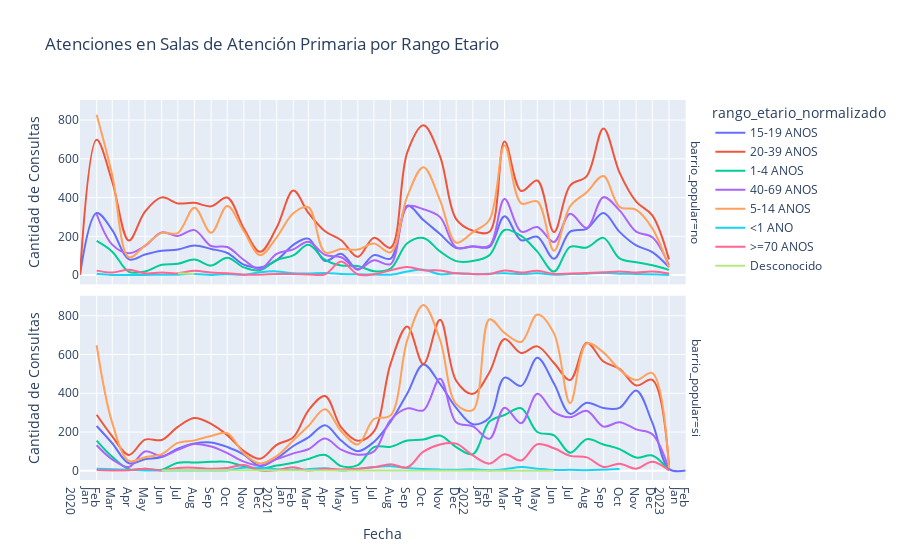

Notebook cell for this chart:
### Code cell
import pandas as pd
import plotly.express as px

# Agrupa por 'rango_etario_normalizado', 'fecha' y 'barrio_popular', y suma las 'consulta_cantidad'
resultado = df.groupby([df['fecha'].dt.to_period('M'), 'rango_etario_normalizado', 'barrio_popular'])['consulta_cantidad'].sum().reset_index()

# Convertir 'fecha' de nuevo a datetime
resultado['fecha'] = resultado['fecha'].dt.to_timestamp()

# Crear un gráfico de líneas
fig = px.line(
    resultado,
    x='fecha',
    y='consulta_cantidad',
    color='rango_etario_normalizado',  # Cambiar aquí para usar 'rango_etario_normalizado' como color
    facet_row='barrio_popular',  # Separar los gráficos por filas según 'barrio_popular'
    title='Atenciones en Salas de Atención Primaria por Rango Etario',
    labels={'consulta_cantidad': 'Cantidad de Consultas', 'fecha': 'Fecha'},
)

# Configurando el eje X para que muestre un tick para cada mes
fig.update_xaxes(
    dtick="M1",  # Cada mes
    tickformat="%b\n%Y"  # Formato "Mes\nAño"
)

# Actualizar las líneas para que sean suaves
fig.update_traces(
    line=dict(shape='spline')  # spline para suavizar la línea
)

# Mostrar el gráfico
fig.show()

### Figure 1 — Plotly figure (JSON) as saved in the notebook; plotly's stock layout.template omitted (floating-point values rounded to 4 significant figures)
{"data": [{"hovertemplate": "rango_etario_normalizado=15-19 ANOS<br>barrio_popular=no<br>Fecha=%{x}<br>Cantidad de Consultas=%{y}<extra></extra>", "legendgroup": "15-19 ANOS", "line": {"color": "#636efa", "dash": "solid", "shape": "spline"}, "marker": {"symbol": "circle"}, "mode": "lines", "name": "15-19 ANOS", "orientation": "v", "showlegend": true, "type": "scatter", "x": ["2020-01-01T00:00:00", "2020-02-01T00:00:00", "2020-03-01T00:00:00", "2020-04-01T00:00:00", "2020-05-01T00:00:00", "2020-06-01T00:00:00", "2020-07-01T00:00:00", "2020-08-01T00:00:00", "2020-09-01T00:00:00", "2020-10-01T00:00:00", "2020-11-01T00:00:00", "2020-12-01T00:00:00", "2021-01-01T00:00:00", "2021-02-01T00:00:00", "2021-03-01T00:00:00", "2021-04-01T00:00:00", "2021-05-01T00:00:00", "2021-06-01T00:00:00", "2021-07-01T00:00:00", "2021-08-01T00:00:00", "2021-09-01T00:00:00", "2021-10-01T00:00:00", "2021-11-01T00:00:00", "2021-12-01T00:00:00", "2022-01-01T00:00:00", "2022-02-01T00:00:00", "2022-03-01T00:00:00", "2022-04-01T00:00:00", "2022-05-01T00:00:00", "2022-06-01T00:00:00", "2022-07-01T00:00:00", "2022-08-01T00:00:00", "2022-09-01T00:00:00", "2022-10-01T00:00:00", "2022-11-01T00:00:00", "2022-12-01T00:00:00", "2023-01-01T00:00:00"], "xaxis": "x2", "y": [2, 320, 232, 81, 106, 125, 132, 153, 135, 114, 54, 39, 77, 156, 188, 73, 110, 28, 103, 85, 358, 284, 212, 140, 147, 146, 303, 180, 198, 84, 224, 239, 320, 223, 153, 119, 41], "yaxis": "y2"}, {"hovertemplate": "rango_etario_normalizado=15-19 ANOS<br>barrio_popular=si<br>Fecha=%{x}<br>Cantidad de Consultas=%{y}<extra></extra>", "legendgroup": "15-19 ANOS", "line": {"color": "#636efa", "dash": "solid", "shape": "spline"}, "marker": {"symbol": "circle"}, "mode": "lines", "name": "15-19 ANOS", "orientation": "v", "showlegend": false, "type": "scatter", "x": ["2020-02-01T00:00:00", "2020-03-01T00:00:00", "2020-04-01T00:00:00", "2020-05-01T00:00:00", "2020-06-01T00:00:00", "2020-07-01T00:00:00", "2020-08-01T00:00:00", "2020-09-01T00:00:00", "2020-10-01T00:00:00", "2020-11-01T00:00:00", "2020-12-01T00:00:00", "2021-01-01T00:00:00", "2021-02-01T00:00:00", "2021-03-01T00:00:00", "2021-04-01T00:00:00", "2021-05-01T00:00:00", "2021-06-01T00:00:00", "2021-07-01T00:00:00", "2021-08-01T00:00:00", "2021-09-01T00:00:00", "2021-10-01T00:00:00", "2021-11-01T00:00:00", "2021-12-01T00:00:00", "2022-01-01T00:00:00", "2022-02-01T00:00:00", "2022-03-01T00:00:00", "2022-04-01T00:00:00", "2022-05-01T00:00:00", "2022-06-01T00:00:00", "2022-07-01T00:00:00", "2022-08-01T00:00:00", "2022-09-01T00:00:00", "2022-10-01T00:00:00", "2022-11-01T00:00:00", "2022-12-01T00:00:00", "2023-01-01T00:00:00", "2023-02-01T00:00:00"], "xaxis": "x", "y": [231, 142, 39, 59, 71, 114, 141, 146, 123, 84, 24, 64, 128, 172, 235, 156, 101, 149, 254, 399, 549, 448, 325, 240, 274, 481, 438, 583, 450, 294, 351, 324, 325, 414, 248, 10, 1], "yaxis": "y"}, {"hovertemplate": "rango_etario_normalizado=20-39 ANOS<br>barrio_popular=no<br>Fecha=%{x}<br>Cantidad de Consultas=%{y}<extra></extra>", "legendgroup": "20-39 ANOS", "line": {"color": "#EF553B", "dash": "solid", "shape": "spline"}, "marker": {"symbol": "circle"}, "mode": "lines", "name": "20-39 ANOS", "orientation": "v", "showlegend": true, "type": "scatter", "x": ["2020-01-01T00:00:00", "2020-02-01T00:00:00", "2020-03-01T00:00:00", "2020-04-01T00:00:00", "2020-05-01T00:00:00", "2020-06-01T00:00:00", "2020-07-01T00:00:00", "2020-08-01T00:00:00", "2020-09-01T00:00:00", "2020-10-01T00:00:00", "2020-11-01T00:00:00", "2020-12-01T00:00:00", "2021-01-01T00:00:00", "2021-02-01T00:00:00", "2021-03-01T00:00:00", "2021-04-01T00:00:00", "2021-05-01T00:00:00", "2021-06-01T00:00:00", "2021-07-01T00:00:00", "2021-08-01T00:00:00", "2021-09-01T00:00:00", "2021-10-01T00:00:00", "2021-11-01T00:00:00", "2021-12-01T00:00:00", "2022-01-01T00:00:00", "2022-02-01T00:00:00", "2022-03-01T00:00:00", "2022-04-01T00:00:00", "2022-05-01T00:00:00", "2022-06-01T00:00:00", "2022-07-01T00:00:00", "2022-08-01T00:00:00", "2022-09-01T00:00:00", "2022-10-01T00:00:00", "2022-11-01T00:00:00", "2022-12-01T00:00:00", "2023-01-01T00:00:00"], "xaxis": "x2", "y": [2, 698, 482, 178, 328, 401, 370, 373, 355, 400, 240, 120, 245, 436, 321, 226, 180, 94, 192, 141, 633, 773, 613, 289, 229, 224, 689, 434, 488, 222, 462, 511, 757, 529, 379, 308, 81], "yaxis": "y2"}, {"hovertemplate": "rango_etario_normalizado=20-39 ANOS<br>barrio_popular=si<br>Fecha=%{x}<br>Cantidad de Consultas=%{y}<extra></extra>", "legendgroup": "20-39 ANOS", "line": {"color": "#EF553B", "dash": "solid", "shape": "spline"}, "marker": {"symbol": "circle"}, "mode": "lines", "name": "20-39 ANOS", "orientation": "v", "showlegend": false, "type": "scatter", "x": ["2020-02-01T00:00:00", "2020-03-01T00:00:00", "2020-04-01T00:00:00", "2020-05-01T00:00:00", "2020-06-01T00:00:00", "2020-07-01T00:00:00", "2020-08-01T00:00:00", "2020-09-01T00:00:00", "2020-10-01T00:00:00", "2020-11-01T00:00:00", "2020-12-01T00:00:00", "2021-01-01T00:00:00", "2021-02-01T00:00:00", "2021-03-01T00:00:00", "2021-04-01T00:00:00", "2021-05-01T00:00:00", "2021-06-01T00:00:00", "2021-07-01T00:00:00", "2021-08-01T00:00:00", "2021-09-01T00:00:00", "2021-10-01T00:00:00", "2021-11-01T00:00:00", "2021-12-01T00:00:00", "2022-01-01T00:00:00", "2022-02-01T00:00:00", "2022-03-01T00:00:00", "2022-04-01T00:00:00", "2022-05-01T00:00:00", "2022-06-01T00:00:00", "2022-07-01T00:00:00", "2022-08-01T00:00:00", "2022-09-01T00:00:00", "2022-10-01T00:00:00", "2022-11-01T00:00:00", "2022-12-01T00:00:00", "2023-01-01T00:00:00"], "xaxis": "x", "y": [289, 178, 82, 161, 159, 227, 272, 242, 184, 102, 62, 134, 173, 311, 386, 224, 155, 203, 553, 745, 551, 779, 465, 397, 509, 680, 608, 642, 556, 468, 661, 564, 526, 440, 469, 30], "yaxis": "y"}, {"hovertemplate": "rango_etario_normalizado=1-4 ANOS<br>barrio_popular=no<br>Fecha=%{x}<br>Cantidad de Consultas=%{y}<extra></extra>", "legendgroup": "1-4 ANOS", "line": {"color": "#00cc96", "dash": "solid", "shape": "spline"}, "marker": {"symbol": "circle"}, "mode": "lines", "name": "1-4 ANOS", "orientation": "v", "showlegend": true, "type": "scatter", "x": ["2020-02-01T00:00:00", "2020-03-01T00:00:00", "2020-04-01T00:00:00", "2020-05-01T00:00:00", "2020-06-01T00:00:00", "2020-07-01T00:00:00", "2020-08-01T00:00:00", "2020-09-01T00:00:00", "2020-10-01T00:00:00", "2020-11-01T00:00:00", "2020-12-01T00:00:00", "2021-01-01T00:00:00", "2021-02-01T00:00:00", "2021-03-01T00:00:00", "2021-04-01T00:00:00", "2021-05-01T00:00:00", "2021-06-01T00:00:00", "2021-07-01T00:00:00", "2021-08-01T00:00:00", "2021-09-01T00:00:00", "2021-10-01T00:00:00", "2021-11-01T00:00:00", "2021-12-01T00:00:00", "2022-01-01T00:00:00", "2022-02-01T00:00:00", "2022-03-01T00:00:00", "2022-04-01T00:00:00", "2022-05-01T00:00:00", "2022-06-01T00:00:00", "2022-07-01T00:00:00", "2022-08-01T00:00:00", "2022-09-01T00:00:00", "2022-10-01T00:00:00", "2022-11-01T00:00:00", "2022-12-01T00:00:00", "2023-01-01T00:00:00"], "xaxis": "x2", "y": [176, 121, 17, 19, 53, 58, 80, 49, 90, 40, 25, 78, 102, 156, 79, 50, 47, 20, 34, 164, 191, 122, 72, 73, 103, 233, 202, 121, 18, 146, 142, 192, 86, 66, 51, 27], "yaxis": "y2"}, {"hovertemplate": "rango_etario_normalizado=1-4 ANOS<br>barrio_popular=si<br>Fecha=%{x}<br>Cantidad de Consultas=%{y}<extra></extra>", "legendgroup": "1-4 ANOS", "line": {"color": "#00cc96", "dash": "solid", "shape": "spline"}, "marker": {"symbol": "circle"}, "mode": "lines", "name": "1-4 ANOS", "orientation": "v", "showlegend": false, "type": "scatter", "x": ["2020-02-01T00:00:00", "2020-03-01T00:00:00", "2020-04-01T00:00:00", "2020-05-01T00:00:00", "2020-06-01T00:00:00", "2020-07-01T00:00:00", "2020-08-01T00:00:00", "2020-09-01T00:00:00", "2020-10-01T00:00:00", "2020-11-01T00:00:00", "2020-12-01T00:00:00", "2021-01-01T00:00:00", "2021-02-01T00:00:00", "2021-03-01T00:00:00", "2021-04-01T00:00:00", "2021-05-01T00:00:00", "2021-06-01T00:00:00", "2021-07-01T00:00:00", "2021-08-01T00:00:00", "2021-09-01T00:00:00", "2021-10-01T00:00:00", "2021-11-01T00:00:00", "2021-12-01T00:00:00", "2022-01-01T00:00:00", "2022-02-01T00:00:00", "2022-03-01T00:00:00", "2022-04-01T00:00:00", "2022-05-01T00:00:00", "2022-06-01T00:00:00", "2022-07-01T00:00:00", "2022-08-01T00:00:00", "2022-09-01T00:00:00", "2022-10-01T00:00:00", "2022-11-01T00:00:00", "2022-12-01T00:00:00", "2023-01-01T00:00:00"], "xaxis": "x", "y": [156, 72, 8, 10, 6, 42, 43, 46, 46, 23, 10, 27, 41, 61, 82, 24, 29, 122, 124, 156, 161, 182, 122, 86, 254, 288, 323, 200, 183, 93, 163, 136, 112, 68, 79, 2], "yaxis": "y"}, {"hovertemplate": "rango_etario_normalizado=40-69 ANOS<br>barrio_popular=no<br>Fecha=%{x}<br>Cantidad de Consultas=%{y}<extra></extra>", "legendgroup": "40-69 ANOS", "line": {"color": "#ab63fa", "dash": "solid", "shape": "spline"}, "marker": {"symbol": "circle"}, "mode": "lines", "name": "40-69 ANOS", "orientation": "v", "showlegend": true, "type": "scatter", "x": ["2020-02-01T00:00:00", "2020-03-01T00:00:00", "2020-04-01T00:00:00", "2020-05-01T00:00:00", "2020-06-01T00:00:00", "2020-07-01T00:00:00", "2020-08-01T00:00:00", "2020-09-01T00:00:00", "2020-10-01T00:00:00", "2020-11-01T00:00:00", "2020-12-01T00:00:00", "2021-01-01T00:00:00", "2021-02-01T00:00:00", "2021-03-01T00:00:00", "2021-04-01T00:00:00", "2021-05-01T00:00:00", "2021-06-01T00:00:00", "2021-07-01T00:00:00", "2021-08-01T00:00:00", "2021-09-01T00:00:00", "2021-10-01T00:00:00", "2021-11-01T00:00:00", "2021-12-01T00:00:00", "2022-01-01T00:00:00", "2022-02-01T00:00:00", "2022-03-01T00:00:00", "2022-04-01T00:00:00", "2022-05-01T00:00:00", "2022-06-01T00:00:00", "2022-07-01T00:00:00", "2022-08-01T00:00:00", "2022-09-01T00:00:00", "2022-10-01T00:00:00", "2022-11-01T00:00:00", "2022-12-01T00:00:00", "2023-01-01T00:00:00"], "xaxis": "x2", "y": [314, 157, 113, 151, 220, 202, 232, 150, 145, 78, 30, 109, 133, 172, 104, 92, 32, 76, 57, 353, 340, 299, 143, 149, 152, 393, 224, 248, 171, 316, 243, 402, 334, 224, 195, 52], "yaxis": "y2"}, {"hovertemplate": "rango_etario_normalizado=40-69 ANOS<br>barrio_popular=si<br>Fecha=%{x}<br>Cantidad de Consultas=%{y}<extra></extra>", "legendgroup": "40-69 ANOS", "line": {"color": "#ab63fa", "dash": "solid", "shape": "spline"}, "marker": {"symbol": "circle"}, "mode": "lines", "name": "40-69 ANOS", "orientation": "v", "showlegend": false, "type": "scatter", "x": ["2020-02-01T00:00:00", "2020-03-01T00:00:00", "2020-04-01T00:00:00", "2020-05-01T00:00:00", "2020-06-01T00:00:00", "2020-07-01T00:00:00", "2020-08-01T00:00:00", "2020-09-01T00:00:00", "2020-10-01T00:00:00", "2020-11-01T00:00:00", "2020-12-01T00:00:00", "2021-01-01T00:00:00", "2021-02-01T00:00:00", "2021-03-01T00:00:00", "2021-04-01T00:00:00", "2021-05-01T00:00:00", "2021-06-01T00:00:00", "2021-07-01T00:00:00", "2021-08-01T00:00:00", "2021-09-01T00:00:00", "2021-10-01T00:00:00", "2021-11-01T00:00:00", "2021-12-01T00:00:00", "2022-01-01T00:00:00", "2022-02-01T00:00:00", "2022-03-01T00:00:00", "2022-04-01T00:00:00", "2022-05-01T00:00:00", "2022-06-01T00:00:00", "2022-07-01T00:00:00", "2022-08-01T00:00:00", "2022-09-01T00:00:00", "2022-10-01T00:00:00", "2022-11-01T00:00:00", "2022-12-01T00:00:00", "2023-01-01T00:00:00"], "xaxis": "x", "y": [132, 59, 20, 100, 75, 108, 138, 125, 91, 47, 27, 60, 90, 111, 166, 109, 83, 100, 263, 322, 312, 475, 250, 229, 165, 325, 246, 397, 303, 276, 310, 228, 251, 214, 189, 8], "yaxis": "y"}, {"hovertemplate": "rango_etario_normalizado=5-14 ANOS<br>barrio_popular=no<br>Fecha=%{x}<br>Cantidad de Consultas=%{y}<extra></extra>", "legendgroup": "5-14 ANOS", "line": {"color": "#FFA15A", "dash": "solid", "shape": "spline"}, "marker": {"symbol": "circle"}, "mode": "lines", "name": "5-14 ANOS", "orientation": "v", "showlegend": true, "type": "scatter", "x": ["2020-02-01T00:00:00", "2020-03-01T00:00:00", "2020-04-01T00:00:00", "2020-05-01T00:00:00", "2020-06-01T00:00:00", "2020-07-01T00:00:00", "2020-08-01T00:00:00", "2020-09-01T00:00:00", "2020-10-01T00:00:00", "2020-11-01T00:00:00", "2020-12-01T00:00:00", "2021-01-01T00:00:00", "2021-02-01T00:00:00", "2021-03-01T00:00:00", "2021-04-01T00:00:00", "2021-05-01T00:00:00", "2021-06-01T00:00:00", "2021-07-01T00:00:00", "2021-08-01T00:00:00", "2021-09-01T00:00:00", "2021-10-01T00:00:00", "2021-11-01T00:00:00", "2021-12-01T00:00:00", "2022-01-01T00:00:00", "2022-02-01T00:00:00", "2022-03-01T00:00:00", "2022-04-01T00:00:00", "2022-05-01T00:00:00", "2022-06-01T00:00:00", "2022-07-01T00:00:00", "2022-08-01T00:00:00", "2022-09-01T00:00:00", "2022-10-01T00:00:00", "2022-11-01T00:00:00", "2022-12-01T00:00:00", "2023-01-01T00:00:00"], "xaxis": "x2", "y": [827, 516, 92, 153, 218, 217, 348, 218, 357, 226, 103, 195, 319, 350, 117, 134, 132, 163, 118, 406, 557, 386, 167, 222, 286, 669, 370, 380, 126, 355, 428, 511, 352, 337, 241, 39], "yaxis": "y2"}, {"hovertemplate": "rango_etario_normalizado=5-14 ANOS<br>barrio_popular=si<br>Fecha=%{x}<br>Cantidad de Consultas=%{y}<extra></extra>", "legendgroup": "5-14 ANOS", "line": {"color": "#FFA15A", "dash": "solid", "shape": "spline"}, "marker": {"symbol": "circle"}, "mode": "lines", "name": "5-14 ANOS", "orientation": "v", "showlegend": false, "type": "scatter", "x": ["2020-02-01T00:00:00", "2020-03-01T00:00:00", "2020-04-01T00:00:00", "2020-05-01T00:00:00", "2020-06-01T00:00:00", "2020-07-01T00:00:00", "2020-08-01T00:00:00", "2020-09-01T00:00:00", "2020-10-01T00:00:00", "2020-11-01T00:00:00", "2020-12-01T00:00:00", "2021-01-01T00:00:00", "2021-02-01T00:00:00", "2021-03-01T00:00:00", "2021-04-01T00:00:00", "2021-05-01T00:00:00", "2021-06-01T00:00:00", "2021-07-01T00:00:00", "2021-08-01T00:00:00", "2021-09-01T00:00:00", "2021-10-01T00:00:00", "2021-11-01T00:00:00", "2021-12-01T00:00:00", "2022-01-01T00:00:00", "2022-02-01T00:00:00", "2022-03-01T00:00:00", "2022-04-01T00:00:00", "2022-05-01T00:00:00", "2022-06-01T00:00:00", "2022-07-01T00:00:00", "2022-08-01T00:00:00", "2022-09-01T00:00:00", "2022-10-01T00:00:00", "2022-11-01T00:00:00", "2022-12-01T00:00:00", "2023-01-01T00:00:00"], "xaxis": "x", "y": [648, 247, 51, 70, 86, 144, 157, 180, 194, 89, 38, 76, 157, 231, 317, 204, 136, 267, 286, 674, 856, 675, 344, 313, 782, 712, 665, 807, 709, 349, 658, 611, 522, 468, 504, 15], "yaxis": "y"}, {"hovertemplate": "rango_etario_normalizado=<1 ANO<br>barrio_popular=no<br>Fecha=%{x}<br>Cantidad de Consultas=%{y}<extra></extra>", "legendgroup": "<1 ANO", "line": {"color": "#19d3f3", "dash": "solid", "shape": "spline"}, "marker": {"symbol": "circle"}, "mode": "lines", "name": "<1 ANO", "orientation": "v", "showlegend": true, "type": "scatter", "x": ["2020-02-01T00:00:00", "2020-03-01T00:00:00", "2020-04-01T00:00:00", "2020-05-01T00:00:00", "2020-06-01T00:00:00", "2020-07-01T00:00:00", "2020-08-01T00:00:00", "2020-09-01T00:00:00", "2020-10-01T00:00:00", "2020-11-01T00:00:00", "2020-12-01T00:00:00", "2021-01-01T00:00:00", "2021-02-01T00:00:00", "2021-03-01T00:00:00", "2021-04-01T00:00:00", "2021-05-01T00:00:00", "2021-06-01T00:00:00", "2021-07-01T00:00:00", "2021-08-01T00:00:00", "2021-09-01T00:00:00", "2021-10-01T00:00:00", "2021-11-01T00:00:00", "2021-12-01T00:00:00", "2022-01-01T00:00:00", "2022-03-01T00:00:00", "2022-04-01T00:00:00", "2022-05-01T00:00:00", "2022-06-01T00:00:00", "2022-07-01T00:00:00", "2022-08-01T00:00:00", "2022-09-01T00:00:00", "2022-10-01T00:00:00", "2022-11-01T00:00:00", "2023-01-01T00:00:00"], "xaxis": "x2", "y": [7, 1, 1, 1, 2, 2, 6, 1, 4, 2, 15, 19, 9, 8, 11, 6, 4, 3, 2, 18, 28, 4, 10, 5, 10, 5, 9, 2, 5, 7, 11, 7, 6, 1], "yaxis": "y2"}, {"hovertemplate": "rango_etario_normalizado=<1 ANO<br>barrio_popular=si<br>Fecha=%{x}<br>Cantidad de Consultas=%{y}<extra></extra>", "legendgroup": "<1 ANO", "line": {"color": "#19d3f3", "dash": "solid", "shape": "spline"}, "marker": {"symbol": "circle"}, "mode": "lines", "name": "<1 ANO", "orientation": "v", "showlegend": false, "type": "scatter", "x": ["2020-02-01T00:00:00", "2020-05-01T00:00:00", "2020-07-01T00:00:00", "2020-09-01T00:00:00", "2020-10-01T00:00:00", "2020-11-01T00:00:00", "2021-02-01T00:00:00", "2021-04-01T00:00:00", "2021-05-01T00:00:00", "2021-07-01T00:00:00", "2021-08-01T00:00:00", "2021-09-01T00:00:00", "2021-10-01T00:00:00", "2021-11-01T00:00:00", "2021-12-01T00:00:00", "2022-01-01T00:00:00", "2022-02-01T00:00:00", "2022-03-01T00:00:00", "2022-04-01T00:00:00", "2022-05-01T00:00:00", "2022-06-01T00:00:00", "2022-07-01T00:00:00", "2022-08-01T00:00:00", "2022-10-01T00:00:00"], "xaxis": "x", "y": [10, 2, 2, 2, 2, 16, 5, 13, 1, 19, 24, 14, 9, 6, 5, 8, 3, 8, 19, 11, 4, 5, 3, 9], "yaxis": "y"}, {"hovertemplate": "rango_etario_normalizado=>=70 ANOS<br>barrio_popular=no<br>Fecha=%{x}<br>Cantidad de Consultas=%{y}<extra></extra>", "legendgroup": ">=70 ANOS", "line": {"color": "#FF6692", "dash": "solid", "shape": "spline"}, "marker": {"symbol": "circle"}, "mode": "lines", "name": ">=70 ANOS", "orientation": "v", "showlegend": true, "type": "scatter", "x": ["2020-02-01T00:00:00", "2020-03-01T00:00:00", "2020-04-01T00:00:00", "2020-05-01T00:00:00", "2020-06-01T00:00:00", "2020-07-01T00:00:00", "2020-08-01T00:00:00", "2020-09-01T00:00:00", "2020-10-01T00:00:00", "2020-11-01T00:00:00", "2021-01-01T00:00:00", "2021-02-01T00:00:00", "2021-03-01T00:00:00", "2021-04-01T00:00:00", "2021-05-01T00:00:00", "2021-06-01T00:00:00", "2021-07-01T00:00:00", "2021-09-01T00:00:00", "2021-10-01T00:00:00", "2021-11-01T00:00:00", "2021-12-01T00:00:00", "2022-01-01T00:00:00", "2022-02-01T00:00:00", "2022-03-01T00:00:00", "2022-04-01T00:00:00", "2022-05-01T00:00:00", "2022-06-01T00:00:00", "2022-07-01T00:00:00", "2022-08-01T00:00:00", "2022-09-01T00:00:00", "2022-10-01T00:00:00", "2022-11-01T00:00:00", "2022-12-01T00:00:00", "2023-01-01T00:00:00"], "xaxis": "x2", "y": [23, 13, 28, 9, 13, 9, 22, 13, 10, 2, 5, 5, 3, 4, 70, 3, 4, 42, 25, 24, 9, 6, 5, 24, 13, 22, 6, 8, 11, 14, 19, 13, 18, 8], "yaxis": "y2"}, {"hovertemplate": "rango_etario_normalizado=>=70 ANOS<br>barrio_popular=si<br>Fecha=%{x}<br>Cantidad de Consultas=%{y}<extra></extra>", "legendgroup": ">=70 ANOS", "line": {"color": "#FF6692", "dash": "solid", "shape": "spline"}, "marker": {"symbol": "circle"}, "mode": "lines", "name": ">=70 ANOS", "orientation": "v", "showlegend": false, "type": "scatter", "x": ["2020-02-01T00:00:00", "2020-03-01T00:00:00", "2020-04-01T00:00:00", "2020-05-01T00:00:00", "2020-06-01T00:00:00", "2020-07-01T00:00:00", "2020-08-01T00:00:00", "2020-09-01T00:00:00", "2020-10-01T00:00:00", "2020-11-01T00:00:00", "2020-12-01T00:00:00", "2021-01-01T00:00:00", "2021-02-01T00:00:00", "2021-03-01T00:00:00", "2021-04-01T00:00:00", "2021-05-01T00:00:00", "2021-07-01T00:00:00", "2021-08-01T00:00:00", "2021-09-01T00:00:00", "2021-10-01T00:00:00", "2021-11-01T00:00:00", "2021-12-01T00:00:00", "2022-01-01T00:00:00", "2022-02-01T00:00:00", "2022-03-01T00:00:00", "2022-04-01T00:00:00", "2022-05-01T00:00:00", "2022-06-01T00:00:00", "2022-07-01T00:00:00", "2022-08-01T00:00:00", "2022-09-01T00:00:00", "2022-10-01T00:00:00", "2022-11-01T00:00:00", "2022-12-01T00:00:00", "2023-01-01T00:00:00"], "xaxis": "x", "y": [4, 2, 3, 10, 2, 15, 16, 10, 14, 30, 1, 3, 18, 1, 11, 7, 18, 34, 18, 99, 136, 140, 79, 37, 85, 53, 137, 116, 77, 69, 20, 36, 11, 47, 3], "yaxis": "y"}, {"hovertemplate": "rango_etario_normalizado=Desconocido<br>barrio_popular=no<br>Fecha=%{x}<br>Cantidad de Consultas=%{y}<extra></extra>", "legendgroup": "Desconocido", "line": {"color": "#B6E880", "dash": "solid", "shape": "spline"}, "marker": {"symbol": "circle"}, "mode": "lines", "name": "Desconocido", "orientation": "v", "showlegend": true, "type": "scatter", "x": ["2020-07-01T00:00:00", "2020-08-01T00:00:00"], "xaxis": "x2", "y": [9, 5], "yaxis": "y2"}, {"hovertemplate": "rango_etario_normalizado=Desconocido<br>barrio_popular=si<br>Fecha=%{x}<br>Cantidad de Consultas=%{y}<extra></extra>", "legendgroup": "Desconocido", "line": {"color": "#B6E880", "dash": "solid", "shape": "spline"}, "marker": {"symbol": "circle"}, "mode": "lines", "name": "Desconocido", "orientation": "v", "showlegend": false, "type": "scatter", "x": ["2020-06-01T00:00:00", "2020-07-01T00:00:00", "2022-06-01T00:00:00"], "xaxis": "x", "y": [2, 3, 0], "yaxis": "y"}], "layout": {"annotations": [{"font": {}, "showarrow": false, "text": "barrio_popular=si", "textangle": 90, "x": 0.98, "xanchor": "left", "xref": "paper", "y": 0.2425, "yanchor": "middle", "yref": "paper"}, {"font": {}, "showarrow": false, "text": "barrio_popular=no", "textangle": 90, "x": 0.98, "xanchor": "left", "xref": "paper", "y": 0.7575, "yanchor": "middle", "yref": "paper"}], "legend": {"title": {"text": "rango_etario_normalizado"}, "tracegroupgap": 0}, "title": {"text": "Atenciones en Salas de Atención Primaria por Rango Etario"}, "xaxis": {"anchor": "y", "domain": [0, 0.98], "dtick": "M1", "tickformat": "%b\n%Y", "title": {"text": "Fecha"}}, "xaxis2": {"anchor": "y2", "domain": [0, 0.98], "dtick": "M1", "matches": "x", "showticklabels": false, "tickformat": "%b\n%Y"}, "yaxis": {"anchor": "x", "domain": [0, 0.485], "title": {"text": "Cantidad de Consultas"}}, "yaxis2": {"anchor": "x2", "domain": [0.515, 1], "matches": "y", "title": {"text": "Cantidad de Consultas"}}}}
